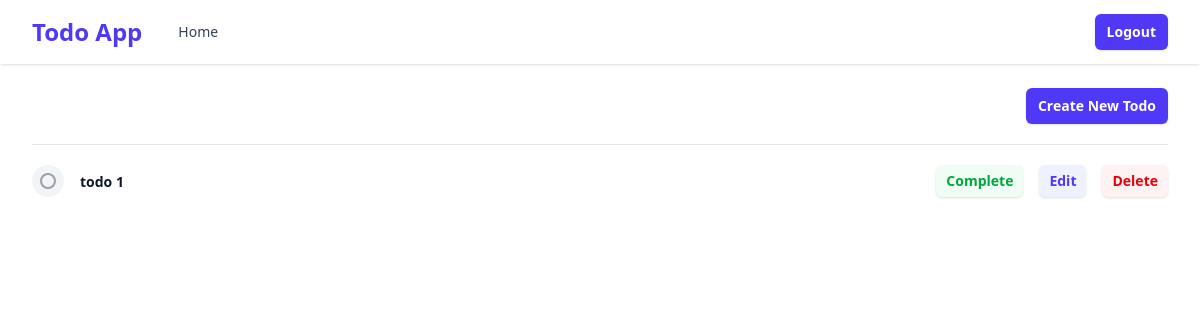
/todos/ (signed in), run on an earlier commit of the app's database.
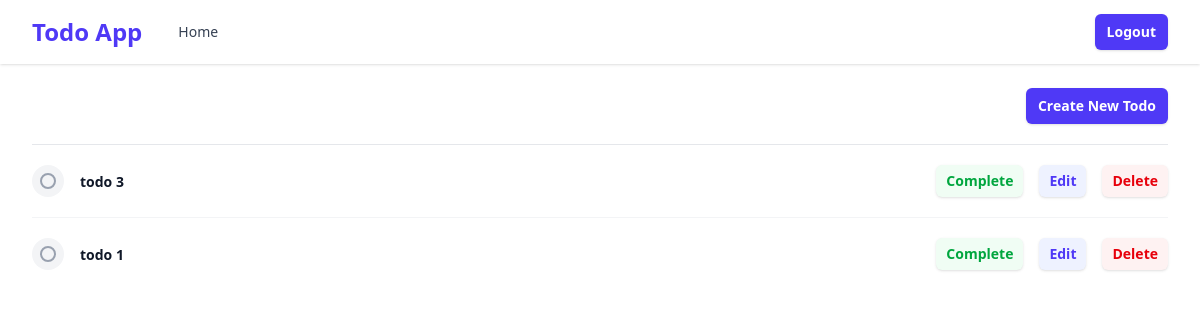
And on a later commit of the database.
### todos/models.py (models this page shows)
class Todo(models.Model):
    class Status(models.TextChoices):
        ACTIVE = 'ACTIVE', 'Active'
        ARCHIVED = 'ARCHIVED', 'Archived'
    title = models.CharField(max_length=255)
    description = models.TextField(blank=True)
    is_done = models.BooleanField(default=False)
    status = models.CharField(
        max_length = 20,
        choices = Status.choices,
        default = Status.ACTIVE
    )
    user = models.ForeignKey(
        User,
        on_delete=models.RESTRICT,
        related_name='todos'
    )
    created_at = models.DateTimeField(auto_now_add=True)
    updated_at = models.DateTimeField(auto_now=True)
    class Meta:
        ordering = ['-created_at']

### todos/views.py (the view)
# urls.py: path("todos/", TodoListView.as_view(), name="todo_list"),
class TodoListView(LoginRequiredMixin,ListView):
    login_url = '/login/'
    model = Todo
    template_name = 'list.html'
    context_object_name = 'todos'
    def get_queryset(self):
        return Todo.objects.filter(user=self.request.user, is_done=False)

### todos/templates/list.html (shortened to what this page needs)
{% extends 'base_todo.html' %}
{% block todo_content %}
    <div class="bg-white">
        <div class="pb-5 border-b border-gray-200 sm:flex sm:items-center sm:justify-between">
            <div class="mt-3 sm:ml-4 sm:mt-0">
                <a href="/todos/create/"
                   class="inline-flex items-center rounded-md bg-indigo-600 px-3 py-2 text-sm font-semibold text-white shadow-sm hover:bg-indigo-500 focus-visible:outline focus-visible:outline-2 focus-visible:outline-offset-2 focus-visible:outline-indigo-600">
                    Create New Todo
                </a>
            </div>
        </div>
        <ul role="list" class="divide-y divide-gray-100">
            {% for todo in todos %}
            <li class="flex items-center justify-between gap-x-6 py-5">
                <div class="flex min-w-0 gap-x-4 items-center">
                    {% if todo.completed %}
                        <div class="h-8 w-8 flex items-center justify-center rounded-full bg-green-100">
                            <svg class="h-5 w-5 text-green-600" viewBox="0 0 20 20" fill="currentColor">
                                <path fill-rule="evenodd" d="M16.707 5.293a1 1 0 010 1.414l-8 8a1 1 0 01-1.414 0l-4-4a1 1 0 011.414-1.414L8 12.586l7.293-7.293a1 1 0 011.414 0z" clip-rule="evenodd"/>
                            </svg>
                        </div>
                    {% else %}
                        <div class="h-8 w-8 flex items-center justify-center rounded-full bg-gray-100">
                            <div class="h-4 w-4 rounded-full border-2 border-gray-400"></div>
                        </div>
                    {% endif %}
                    <div class="min-w-0 flex-auto">
                        <a href="/todos/{{ todo.id }}" class="text-sm font-semibold leading-6 text-gray-900 hover:text-indigo-600">
                            {{ todo.title }}
                        </a>
                    </div>
                </div>
                <div class="flex flex-none items-center gap-x-4">
                    <form action="{% url 'todo_complete' todo.id %}" method="post" class="inline-flex">
                        <button type="submit"
                            class="rounded-md bg-green-50 px-2.5 py-1.5 text-sm font-semibold text-green-600 shadow-sm hover:bg-green-100">
                            Complete
                        </button>
                    </form>
                    <form action="{% url 'todo_update' todo.id %}" method="get" class="inline-flex">
                        <button type="submit"
                            class="rounded-md bg-indigo-50 px-2.5 py-1.5 text-sm font-semibold text-indigo-600 shadow-sm hover:bg-indigo-100">
                            Edit
                        </button>
                    </form>
                    <form action="{% url 'todo_delete' todo.id %}" method="post" class="inline-flex">
                        <button type="submit"
                            class="rounded-md bg-red-50 px-2.5 py-1.5 text-sm font-semibold text-red-600 shadow-sm hover:bg-red-100">
                            Delete
                        </button>
                    </form>
                </div>
            </li>
            {% endfor %}
        </ul>
    </div>
{% endblock %}

What changed in the data, as far as the page shows it:
added Todo: title "todo 3"
